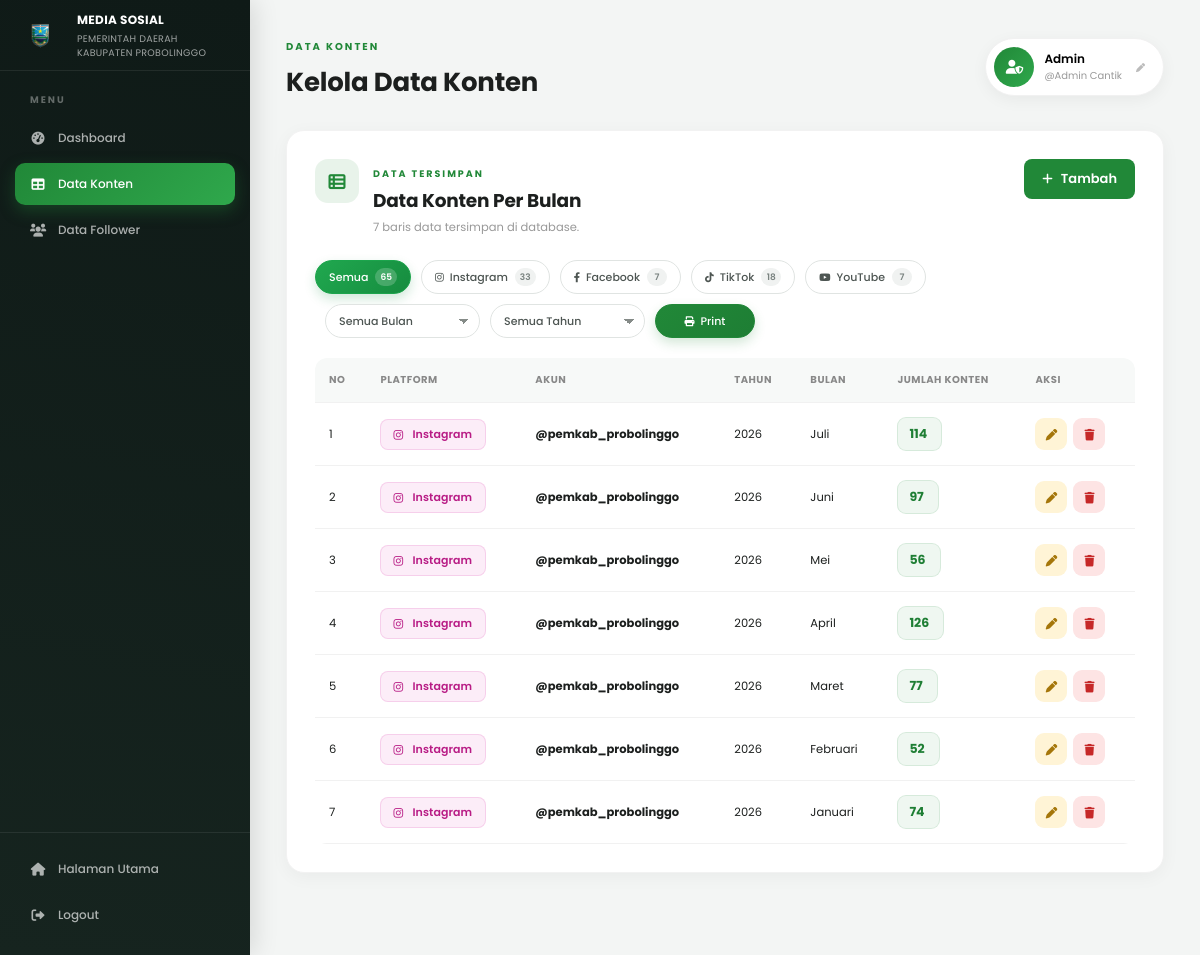
Page /data_konten.php?akun_id=2 (signed in) on the committed database.
### tables this page shows
CREATE TABLE `konten_sosmed` (
  `id` int(11) NOT NULL,
  `akun_id` int(11) DEFAULT NULL,
  `platform` enum('INSTAGRAM','FACEBOOK','TIKTOK','YOUTUBE') NOT NULL,
  `tahun` year(4) NOT NULL,
  `bulan` tinyint(4) NOT NULL,
  `jumlah_konten` int(10) UNSIGNED NOT NULL DEFAULT 0,
  `created_at` timestamp NOT NULL DEFAULT current_timestamp(),
  `updated_at` timestamp NOT NULL DEFAULT current_timestamp() ON UPDATE current_timestamp()
);

CREATE TABLE `akun_sosmed` (
  `id` int(11) NOT NULL,
  `platform` varchar(20) NOT NULL,
  `nama_akun` varchar(100) NOT NULL,
  `jumlah_follower` int(10) UNSIGNED NOT NULL DEFAULT 0,
  `created_at` timestamp NOT NULL DEFAULT current_timestamp(),
  `updated_at` timestamp NOT NULL DEFAULT current_timestamp() ON UPDATE current_timestamp()
);

### data_konten.php (the view, shortened to what this page needs)
<?php
require_once 'database.php';
$platformMeta = [
    'INSTAGRAM' => [
        'label' => 'Instagram',
        'icon'  => 'fab fa-instagram'
    ],
    'FACEBOOK' => [
        'label' => 'Facebook',
        'icon'  => 'fab fa-facebook-f'
    ],
    'TIKTOK' => [
        'label' => 'TikTok',
        'icon'  => 'fab fa-tiktok'
    ],
    'YOUTUBE' => [
        'label' => 'YouTube',
        'icon'  => 'fab fa-youtube'
    ],
];
$months = [
    1  => 'Januari',
    2  => 'Februari',
    3  => 'Maret',
    4  => 'April',
    5  => 'Mei',
    6  => 'Juni',
    7  => 'Juli',
    8  => 'Agustus',
    9  => 'September',
    10 => 'Oktober',
    11 => 'November',
    12 => 'Desember'
];
$filterPlatform = strtoupper(
    trim($_GET['platform'] ?? '')
);
$filterAkun = (int) (
    $_GET['akun_id'] ?? 0
);
$sql = "
    SELECT
        k.id,
        k.akun_id,
        k.platform,
        a.nama_akun,
        k.tahun,
        k.bulan,
        k.jumlah_konten
    FROM konten_sosmed k
    LEFT JOIN akun_sosmed a
        ON k.akun_id = a.id
    WHERE 1 = 1
";
$params = [];
if ($filterAkun > 0) {
    $sql .= "
        AND k.akun_id = ?
    ";
    $params[] =
        $filterAkun;
}
$sql .= "
    ORDER BY
        k.tahun DESC,
        k.bulan DESC,
        k.platform ASC,
        a.nama_akun ASC
";
$stmt =
    $pdo->prepare($sql);
$stmt->execute($params);
$rows =
    $stmt->fetchAll();
$platformCounts = [
    'INSTAGRAM' => 0,
    'FACEBOOK'  => 0,
    'TIKTOK'    => 0,
    'YOUTUBE'   => 0,
];
$stmt = $pdo->query("
    SELECT
        UPPER(platform) AS platform,
        COUNT(*) AS total
    FROM konten_sosmed
    GROUP BY UPPER(platform)
");
while ($row = $stmt->fetch()) {
    $platform =
        strtoupper(
            trim($row['platform'])
        );
    if (
        isset(
            $platformCounts[$platform]
        )
    ) {
        $platformCounts[$platform] =
            (int) $row['total'];
    }
}
$totalContentRows =
    array_sum($platformCounts);
?>
<!DOCTYPE html>
<html lang="id">
<head>
    <link
        rel="stylesheet"
        href="https://cdnjs.cloudflare.com/ajax/libs/font-awesome/6.0.0/css/all.min.css"
    >
    <link
        rel="stylesheet"
        href="css/data_konten.css"
    >
    <link
        rel="stylesheet"
        href="css/dashboard.css"
    >
</head>
<body>
<aside class="sidebar">
    <div class="sidebar-logo">
        <img
            src="assets/logo-pemkab5.png"
            alt="Logo Pemkab Probolinggo"
        >
        <div>
            <strong>
                MEDIA SOSIAL
            </strong>
            <span>
                PEMERINTAH DAERAH <br>
                KABUPATEN PROBOLINGGO
            </span>
        </div>
    </div>
    <nav>
        <span class="nav-label">
            MENU
        </span>
        <a
            href="dashboard.php"
            class="nav-link"
        >
            <i class="fas fa-gauge-high"></i>
            Dashboard
        </a>
        <a
            href="data_konten.php"
            class="nav-link active"
        >
            <i class="fas fa-table"></i>
            Data Konten
        </a>
        <a
            href="data_follower.php"
            class="nav-link"
        >
            <i class="fas fa-users"></i>
            Data Follower
        </a>
    </nav>
    <div class="sidebar-bottom">
        <a href="index.php">
            <i class="fas fa-house"></i>
            Halaman Utama
        </a>
        <a
            href="logout.php"
            class="logout-link"
        >
            <i class="fas fa-right-from-bracket"></i>
            Logout
        </a>
    </div>
</aside>
<main class="dashboard-main">
<header class="dashboard-header">
    <div>
        <span>
            DATA KONTEN
        </span>
        <h1>
            Kelola Data Konten
        </h1>
    </div>
    <button
        type="button"
        class="admin-profile"
        id="adminProfileBtn"
    >
        <div class="admin-icon">
            <i class="fas fa-user-shield"></i>
        </div>
        <div>
            <strong>
                <?= htmlspecialchars(
                    $_SESSION['admin_nama']
                    ?? 'Administrator'
                ) ?>
            </strong>
            <small>
                @<?= htmlspecialchars(
                    $_SESSION['admin_username']
                    ?? 'admin'
                ) ?>
            </small>
        </div>
        <i class="fas fa-pen admin-profile-edit-icon"></i>
    </button>
</header>
<div class="dashboard-view active" id="view-data-konten">
<section
    class="panel"
    id="data-table"
>
<div class="panel-header">
    <div class="panel-header-icon">
        <i class="fas fa-table-list"></i>
    </div>
    <div>
        <span>
            DATA TERSIMPAN
        </span>
        <h2>
            Data Konten Per Bulan
        </h2>
        <p
            class="panel-desc"
            id="tableCount"
        >
        </p>
    </div>
    <button
        type="button"
        class="btn-add-data"
        id="btnTambahData"
    >
        <i class="fas fa-plus"></i>
        Tambah
    </button>
</div>
<div class="content-filter-bar">
    <div
        class="platform-filter"
        id="platformFilter"
    >
        <button
            type="button"
            class="filter-tab <?= $filterPlatform === '' ? 'active' : '' ?>"
            data-filter="all"
        >
            Semua
            <span class="filter-count">
                <?= $totalContentRows ?>
            </span>
        </button>
        <?php foreach (
            $platformMeta
            as $key => $meta
        ): ?>
            <button
                type="button"
                class="
                    filter-tab
                    filter-tab-<?= strtolower($key) ?>
                    <?= $filterPlatform === $key
                        ? 'active'
                        : ''
                    ?>
                "
                data-filter="<?= strtolower($key) ?>"
            >
                <i class="<?= $meta['icon'] ?>"></i>
                <?= $meta['label'] ?>
                <span class="filter-count">
                    <?= $platformCounts[$key] ?>
                </span>
            </button>
        <?php endforeach; ?>
    </div>
    <div
        class="filter-secondary-row"
        id="filterSecondaryRow"
    >
        <div
            class="date-filter-container"
            id="monthFilterContainer"
        >
            <select
                id="filterBulan"
                class="date-filter-select"
            >
                <option value="">
                    Semua Bulan
                </option>
            </select>
        </div>
        <div
            class="date-filter-container"
            id="yearFilterContainer"
        >
            <select
                id="filterTahun"
                class="date-filter-select"
            >
                <option value="">
                    Semua Tahun
                </option>
            </select>
        </div>
        <div class="print-report-container">
            <button
                type="button"
                class="btn-print"
                id="btnPrint"
            >
                <i class="fas fa-print"></i>
                Print
            </button>
        </div>
    </div>
</div>
<div class="table-wrapper">
<table>
<thead>
<tr>
    <th>No</th>
    <th>Platform</th>
    <th>Akun</th>
    <th>Tahun</th>
    <th>Bulan</th>
    <th>Jumlah Konten</th>
    <th>Aksi</th>
</tr>
</thead>
<tbody>
<?php if (!$rows): ?>
<tr>
    <td
        colspan="7"
        class="empty"
    >
        <i class="fas fa-inbox"></i>
        <span>
            Belum ada data konten.
        </span>
    </td>
</tr>
<?php else: ?>
<?php foreach (
    $rows
    as $index => $row
): ?>
<?php
$rowPlatform =
    strtoupper(
        trim($row['platform'])
    );
$rowPlatformLower =
    strtolower($rowPlatform);
?>
<tr
    data-platform="<?= htmlspecialchars(
        $rowPlatform,
        ENT_QUOTES,
        'UTF-8'
    ) ?>"
    data-akun-id="<?= (int)$row['akun_id'] ?>"
    data-tahun="<?= (int)$row['tahun'] ?>"
    data-bulan="<?= (int)$row['bulan'] ?>"
>
<td>
    <?= $index + 1 ?>
</td>
<td>
    <span
        class="platform-chip chip-<?= $rowPlatformLower ?>"
    >
        <i
            class="<?= htmlspecialchars(
                $platformMeta[$rowPlatform]['icon']
                ?? 'fas fa-share-nodes',
                ENT_QUOTES,
                'UTF-8'
            ) ?>"
        ></i>
        <?= htmlspecialchars(
            $platformMeta[$rowPlatform]['label']
            ?? $rowPlatform,
            ENT_QUOTES,
            'UTF-8'
        ) ?>
    </span>
</td>
<td>
    <div class="account-cell">
        <strong>
            <?= htmlspecialchars(
                $row['nama_akun']
                ?? 'Belum ditentukan',
                ENT_QUOTES,
                'UTF-8'
            ) ?>
        </strong>
    </div>
</td>
<td>
    <?= (int)$row['tahun'] ?>
</td>
<td>
    <?= htmlspecialchars(
        $months[
            (int)$row['bulan']
        ] ?? '-',
        ENT_QUOTES,
        'UTF-8'
    ) ?>
</td>
<td>
    <span class="content-count">
        <?= number_format(
            (int)$row['jumlah_konten'],
            0,
            ',',
            '.'
        ) ?>
    </span>
</td>
<td>
    <div class="action-buttons">
        <button
            type="button"
            class="btn-edit"
            title="Edit"
            data-id="<?= (int)$row['id'] ?>"
            data-akun-id="<?= (int)$row['akun_id'] ?>"
            data-platform="<?= htmlspecialchars(
                $row['platform'],
                ENT_QUOTES,
                'UTF-8'
            ) ?>"
            data-tahun="<?= (int)$row['tahun'] ?>"
            data-bulan="<?= (int)$row['bulan'] ?>"
            data-jumlah="<?= (int)$row['jumlah_konten'] ?>"
        >
            <i class="fas fa-pen"></i>
        </button>
        <button
            type="button"
            class="btn-delete"
            title="Hapus"
            data-id="<?= (int)$row['id'] ?>"
        >
            <i class="fas fa-trash"></i>
        </button>
    </div>
</td>
</tr>
<?php endforeach; ?>
<?php endif; ?>
</tbody>
</table>
</div>
</section>
</div>
</main>
</body>
</html>

### css/dashboard.css (style rules this page uses)
:root { --primary-green: #218838; --primary-green-light: #2fa84c; --primary-hover: #1e7e34; --dark-bg: #0f1a17; --dark-bg-soft: #16241f; --text-dark: #1c1f1e; --text-light: #ffffff; --card-bg: #ffffff; --bg-light: #fdfdfd; --ig-color: #d6249f; --fb-color: #1877f2; --tt-color: #111111; --yt-color: #ff0000; }
* { margin: 0; padding: 0; box-sizing: border-box; font-family: 'Poppins', sans-serif; }
body { background: #f3f5f4; color: var(--text-dark); }
.sidebar { position: fixed; left: 0; top: 0; bottom: 0; width: 250px; background: linear-gradient( 190deg, var(--dark-bg) 0%, var(--dark-bg-soft) 100% ); color: white; display: flex; flex-direction: column; z-index: 10; box-shadow: 4px 0 24px rgba(0, 0, 0, .12); }
.sidebar-logo { padding: 10px 15px; display: flex; align-items: center; gap: 12px; border-bottom: 1px solid rgba(255, 255, 255, .08); }
.sidebar-logo img { width: 50px; height: 50px; object-fit: contain; flex-shrink: 0; }
.sidebar-logo strong { display: block; font-size: 12px; letter-spacing: .3px; }
.sidebar-logo span { display: block; margin-top: 3px; font-size: 9.5px; opacity: .6; letter-spacing: .3px; }
.sidebar nav { padding: 22px 15px; }
.nav-label { display: block; font-size: 9.5px; font-weight: 700; letter-spacing: 2px; color: rgba(255, 255, 255, .35); padding: 0 15px; margin-bottom: 10px; }
.sidebar nav a, .nav-link, .sidebar-bottom a { display: flex; align-items: center; gap: 12px; padding: 12px 15px; margin-bottom: 4px; color: rgba(255, 255, 255, .65); text-decoration: none; border-radius: 10px; font-size: 12px; font-weight: 500; transition: .2s; cursor: pointer; }
.sidebar nav a i, .sidebar-bottom a i { width: 16px; text-align: center; font-size: 13px; }
.sidebar nav a.active, .nav-link.active { background: linear-gradient( 135deg, var(--primary-green), var(--primary-green-light) ); color: white; box-shadow: 0 6px 16px rgba(33, 136, 56, .35); }
.sidebar-bottom { margin-top: auto; padding: 15px; border-top: 1px solid rgba(255, 255, 255, .08); }
.dashboard-main { margin-left: 250px; padding: 32px 36px 60px; max-width: 1500px; }
.dashboard-view { display: none; animation: viewFadeIn .35s ease; }
.dashboard-view.active { display: block; }
.dashboard-header { display: flex; align-items: center; justify-content: space-between; margin-bottom: 28px; }
.dashboard-header > div:first-child span { font-size: 10px; color: var(--primary-green); font-weight: 700; letter-spacing: 2px; }
.dashboard-header h1 { margin-top: 6px; font-size: 26px; font-weight: 700; color: var(--text-dark); letter-spacing: -.2px; }
.admin-profile { display: flex; align-items: center; gap: 10px; background: #ffffff; padding: 8px 18px 8px 8px; border-radius: 40px; box-shadow: 0 4px 16px rgba(0, 0, 0, .05); border: 1px solid #f1f1f1; cursor: pointer; font-family: inherit; transition: .2s; position: relative; }
.admin-profile-edit-icon { font-size: 9px; color: #bbb; margin-left: 4px; transition: .2s; }
.admin-icon { width: 40px; height: 40px; display: flex; align-items: center; justify-content: center; background: linear-gradient( 135deg, var(--primary-green), var(--primary-green-light) ); color: #fff; border-radius: 50%; font-size: 14px; flex-shrink: 0; }
.admin-profile strong, .admin-profile small { display: block; text-align: left; }
.admin-profile strong { font-size: 12px; font-weight: 600; }
.admin-profile small { color: #999; font-size: 10px; }
.panel { background: var(--card-bg); border-radius: 18px; padding: 28px; margin-bottom: 22px; box-shadow: 0 4px 18px rgba(0, 0, 0, .045); border: 1px solid #f2f2f2; }
.panel-header { display: flex; align-items: flex-start; gap: 14px; margin-bottom: 24px; }
.panel-header-icon { flex-shrink: 0; width: 44px; height: 44px; border-radius: 13px; background: rgba(33, 136, 56, .1); color: var(--primary-green); display: flex; align-items: center; justify-content: center; font-size: 17px; }
.panel-header span { font-size: 9.5px; color: var(--primary-green); letter-spacing: 2px; font-weight: 700; }
.panel-header h2 { font-size: 18.5px; font-weight: 700; margin: 3px 0 5px; color: var(--text-dark); letter-spacing: -.2px; }
.panel-desc { font-size: 11.5px; color: #999; line-height: 1.5; max-width: 560px; }

### rows in the picture
konten_sosmed: platform "Instagram", akun.nama_akun "@pemkab_probolinggo", tahun "2026", bulan "Juli", jumlah_konten "114"
konten_sosmed: platform "Instagram", akun.nama_akun "@pemkab_probolinggo", tahun "2026", bulan "Juni", jumlah_konten "97"
konten_sosmed: platform "Instagram", akun.nama_akun "@pemkab_probolinggo", tahun "2026", bulan "Mei", jumlah_konten "56"
konten_sosmed: platform "Instagram", akun.nama_akun "@pemkab_probolinggo", tahun "2026", bulan "April", jumlah_konten "126"
konten_sosmed: platform "Instagram", akun.nama_akun "@pemkab_probolinggo", tahun "2026", bulan "Maret", jumlah_konten "77"
konten_sosmed: platform "Instagram", akun.nama_akun "@pemkab_probolinggo", tahun "2026", bulan "Februari", jumlah_konten "52"
konten_sosmed: platform "Instagram", akun.nama_akun "@pemkab_probolinggo", tahun "2026", bulan "Januari", jumlah_konten "74"

### other values in the picture
$_SESSION['admin_nama'] "Admin"
$_SESSION['admin_username'] "Admin Cantik"
$totalContentRows "65"
$meta['label'] "Instagram"
$platformCounts[$key] "33"
$meta['label'] "Facebook"
$platformCounts[$key] "7"
$meta['label'] "TikTok"
$platformCounts[$key] "18"
$meta['label'] "YouTube"
